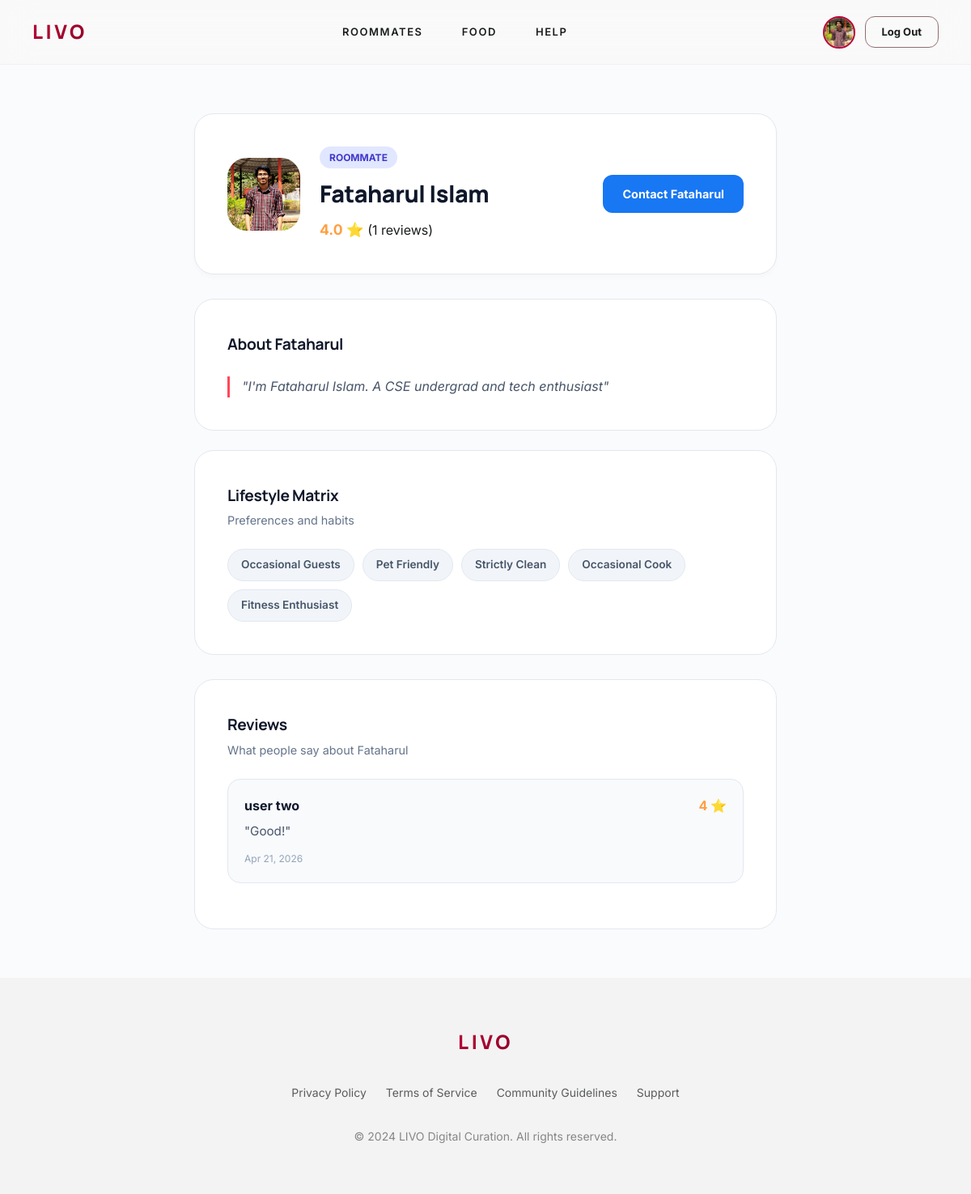
The page /users/profile/2/ (signed in) on the database as committed earlier.
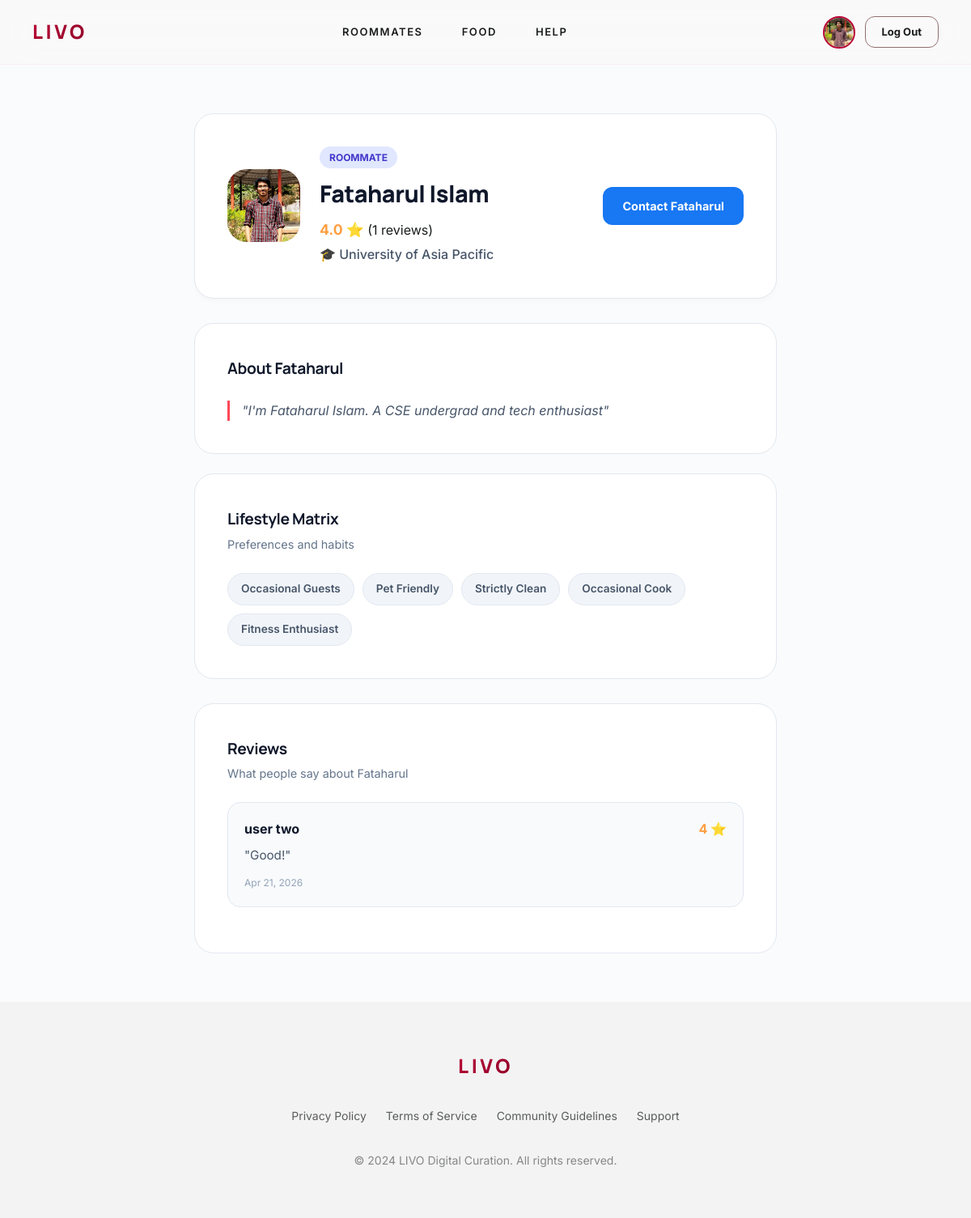
The same page on the database as committed later.
### users/models.py (models this page shows, shortened)
class LifestylePreference(models.Model):
    user = models.OneToOneField(User, on_delete=models.CASCADE, related_name='lifestyle_preference')
    educational_institution = models.CharField(max_length=255, blank=True, null=True)
    workplace = models.CharField(max_length=255, blank=True, null=True)
    bio = models.TextField(max_length=500, blank=True, null=True, help_text="A short bio describing your lifestyle.")
    preferences = models.ManyToManyField(PreferenceTag, blank=True, related_name='users_with_preference')

### users/views.py (the view)
# urls.py: path('profile/<int:user_id>/', views.public_profile, name='public_profile'),
def public_profile(request, user_id):
    target_user = get_object_or_404(User, id=user_id)
    reviews = target_user.received_reviews.all().order_by('-created_at')
    avg_rating = reviews.aggregate(Avg('rating'))['rating__avg']
    context = {
        'target_user': target_user,
        'reviews': reviews,
        'avg_rating': round(avg_rating, 1) if avg_rating else None,
    }
    if target_user.role == 'ROOMMATE':
        context['profile'] = LifestylePreference.objects.filter(user=target_user).first()
    elif target_user.role == 'HOUSE_HELP':
        context['profile'] = Househelp.objects.filter(user=target_user).first()
    return render(request, 'public_profile.html', context)

### templates/public_profile.html (shortened to what the changed rows need)
{% extends 'base.html' %}
{% load static %}
{% block content %}
<div class="dashboard-simple roommate-theme">
    <div class="container small-container">
        <div class="profile-header-card">
            <div class="profile-main">
                <div class="profile-details">
                    <span class="role-badge">{{ target_user.get_role_display }}</span>
                    <h1>{{ target_user.get_full_name|default:target_user.username }}</h1>
                    <p class="user-meta" style="margin-top: 8px;">
                        {% if avg_rating %}
                            <strong style="color: #ff9f43; font-size: 1.1rem;">{{ avg_rating }} ⭐</strong> ({{ reviews.count }} reviews)
                        {% else %}
                            <span style="color: #64748b; font-style: italic;">No reviews yet</span>
                        {% endif %}
                    </p>
                    {% if target_user.role == 'ROOMMATE' and profile %}
                        {% if profile.educational_institution or profile.workplace %}
                        <p class="user-meta" style="margin-top: 4px; font-weight: 500; color: #475569;">
                            {% if profile.educational_institution %}
                                🎓 {{ profile.educational_institution }}
                            {% endif %}
                        </p>
                        {% endif %}
                    {% endif %}
                </div>
            </div>
        </div>
        {% if target_user.role == 'ROOMMATE' %}
        {% if profile.bio %}
        <div class="data-section" style="margin-bottom: 24px;">
            <div class="section-top">
                <h3>About {{ target_user.first_name }}</h3>
            </div>
            <p style="color: #475569; line-height: 1.6; font-style: italic; border-left: 3px solid #ff4757; padding-left: 15px;">
                "{{ profile.bio }}"
            </p>
        </div>
        {% endif %}
        {% endif %}
    </div>
</div>
{% endblock %}

Rows that differ between the two databases and show on the page:
changed LifestylePreference "I'm Fataharul Islam. A CSE undergrad and tech enthusiast": educational_institution (not shown) → "University of Asia Pacific"
